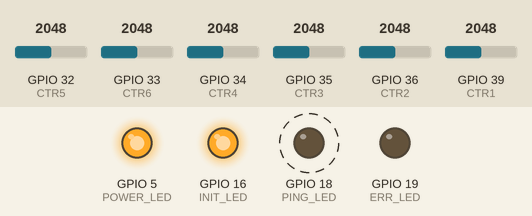
Simulated run of this sketch. Board: ESP32. On the bench: output pins drawn as LEDs (lit = HIGH). Dashed ring = blinking. Inputs (shaded band) come from the test bench; at power-on: GPIO 32 (CTR5) = 2048, GPIO 33 (CTR6) = 2048, GPIO 34 (CTR4) = 2048, GPIO 35 (CTR3) = 2048, GPIO 36 (CTR2) = 2048, GPIO 39 (CTR1) = 2048. What the sketch prints to the serial monitor is not drawn.

Above: at 0.08 s.
Timing chart, 0 to 3.0 s (numbered marks = the images above):
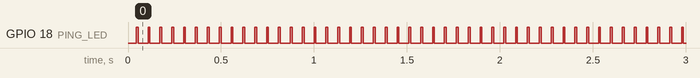

The sketch:

esp32-airplane-udp-server.ino
```cpp
#include <WiFi.h>
#include <WiFiUdp.h>
#include <WiFiAP.h>

#define POWER_LED 5
#define INIT_LED 16
#define PING_LED 18
#define ERR_LED 19

#define CTR1 39 // left x @todo
#define CTR2 36 // left y

#define CTR3 35 // right x
#define CTR4 34 // right y

#define CTR5 32 // right potenc
#define CTR6 33 // right potenc

typedef struct _udp_packet {
  int x1;
  int y1;
  int x2;
  int y2;
  int r1;
  int r2;
} UDP_PACKET;

const char* ssid = "esp32-udp";
const char* password = "password";

WiFiUDP Udp;
unsigned int udpPort = 4210;

IPAddress serverIp(192, 168, 4, 1);
IPAddress clientIp(192, 168, 4, 2);
IPAddress serverGateway(192, 168, 4, 1);
IPAddress serverSubnet(255, 255, 255, 0);

void setup()
{
  Serial.begin(115200);
  Serial.println();
  Serial.println("Initializing");

  pinMode(POWER_LED, OUTPUT);
  pinMode(INIT_LED, OUTPUT);
  pinMode(PING_LED, OUTPUT);
  pinMode(ERR_LED, OUTPUT);

  pinMode(CTR1, INPUT);
  pinMode(CTR2, INPUT);
  pinMode(CTR3, INPUT);
  pinMode(CTR4, INPUT);
  pinMode(CTR5, INPUT);
  pinMode(CTR6, INPUT);

  digitalWrite(POWER_LED, HIGH);

  if(!WiFi.mode(WIFI_AP)) {
    Serial.println("WiFi.mode(WIFI_AP) failed");
  }

  if(!WiFi.softAPConfig(serverIp, serverGateway, serverSubnet)) {
    Serial.println("WiFi.softAPConfig failed");
  }

  if(!WiFi.softAP(ssid, password)) {
    Serial.println("WiFi.softAP(ssid, password) failed");
  }

  Serial.println("WIFI AP Initialized!");

  Udp.begin(udpPort);
  Serial.printf("UDP Initialized!");

  digitalWrite(INIT_LED, HIGH);
}

int param_x1 = 0;
int param_y1 = 0;
int param_r1 = 0;
int param_x2 = 0;
int param_y2 = 0;
int param_r2 = 0;

int param_x1_tmp = 0;
int param_y1_tmp = 0;
int param_r1_tmp = 0;
int param_x2_tmp = 0;
int param_y2_tmp = 0;
int param_r2_tmp = 0;

double ReadVoltage(byte pin){
  double reading = analogRead(pin); // Reference voltage is 3v3 so maximum reading is 3v3 = 4095 in range 0 to 4095
  if(reading < 1 || reading > 4095) return 0;
  // return -0.000000000009824 * pow(reading,3) + 0.000000016557283 * pow(reading,2) + 0.000854596860691 * reading + 0.065440348345433;
  return -0.000000000000016 * pow(reading,4) + 0.000000000118171 * pow(reading,3)- 0.000000301211691 * pow(reading,2)+ 0.001109019271794 * reading + 0.034143524634089;
}

double multipleAnalogRead(byte pin, int multiple = 64) {
  double total = 0;
  for(int i = 0; i < multiple; i++) {
    total += analogRead(pin);
  }

  return total/multiple;
}


void loop()
{
  if(Udp.beginPacket(clientIp, udpPort) == 0) {
    Serial.println("Udp.beginPacket error");
    digitalWrite(ERR_LED, HIGH);
    delay(500);
    digitalWrite(ERR_LED, LOW);
    return;
  }

  param_x1_tmp = map(multipleAnalogRead(CTR1), 0, 4095, 0, 40);
  param_y1_tmp = map(multipleAnalogRead(CTR2), 0, 4095, 0, 40);

  param_x2_tmp = map(multipleAnalogRead(CTR3), 0, 4095, 0, 40);
  param_y2_tmp = map(multipleAnalogRead(CTR4), 0, 4095, 0, 40);

  param_r1_tmp = map(multipleAnalogRead(CTR5), 0, 4095, 0, 100);
  param_r2_tmp = map(multipleAnalogRead(CTR6), 0, 4095, 0, 100);

  if(abs(param_x1 - param_x1_tmp) > 1) {
    param_x1 = param_x1_tmp;
  }

  if(abs(param_y1 - param_y1_tmp) > 1) {
    param_y1 = param_y1_tmp;
  }

  if(abs(param_r1 - param_r1_tmp) > 1) {
    param_r1 = param_r1_tmp;
  }

  if(abs(param_x2 - param_x2_tmp) > 1) {
    param_x2 = param_x2_tmp;
  }

  if(abs(param_y2 - param_y2_tmp) > 1) {
    param_y2 = param_y2_tmp;
  }

  if(abs(param_r2 - param_r2_tmp) > 1) {
    param_r2 = param_r2_tmp;
  }

  UDP_PACKET packet = {param_x1, param_y1, param_x2, param_y2, param_r1, param_r2};
  Serial.printf("x1:%d y1:%d x2:%d y2:%d r1:%d r2:%d\n", param_x1, param_y1, param_x2, param_y2, param_r1, param_r2);

  Udp.write((byte *)&packet, sizeof(UDP_PACKET));

  if(Udp.endPacket() == 0) {
    Serial.println("Udp.endPacket() error");
    digitalWrite(ERR_LED, HIGH);
    delay(500);
    digitalWrite(ERR_LED, LOW);
    return;
  }

  digitalWrite(PING_LED, HIGH);
  delay(10);
  digitalWrite(PING_LED, LOW);
  delay(10);
}
```

Measured:
- by itself, GPIO 18 (PING_LED): alternates HIGH for 0.01 s and LOW for 0.05 s
